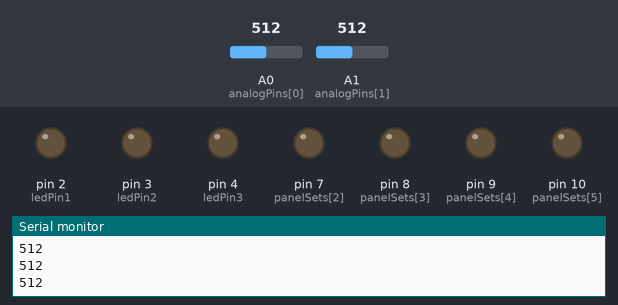
Simulated run of this sketch. Board: Arduino Uno, built with avr-gcc and run on an emulated ATmega328P. On the bench: output pins drawn as LEDs (lit = HIGH), the last lines printed to the serial monitor. Inputs (shaded band) come from the test bench; at power-on: A0 (analogPins[0]) = 512, A1 (analogPins[1]) = 512. Pins used as bus, display or sensor lines are not drawn.

Above: at 1.2 s.
1.3 s: A0 (analogPins[0]) set to 884
2.8 s: A0 (analogPins[0]) set to 912
At 3.8 s:
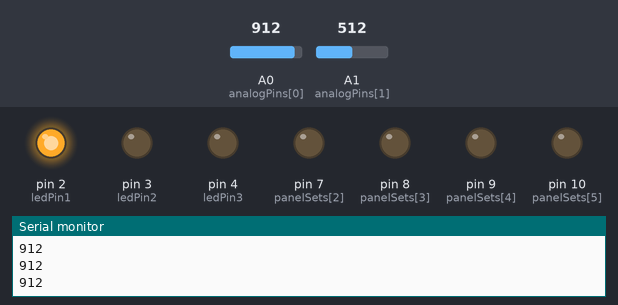
At 9.1 s:
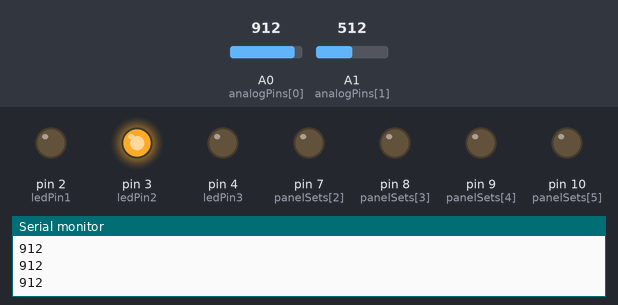
Timing chart, 0 to 19.3 s (numbered marks = the images above; inputs shaded):
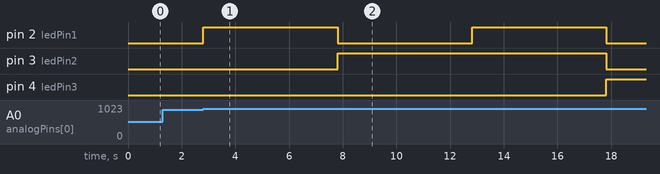

Measured:
- the behaviour switches between 899 and 900 on A0 (analogPins[0]) (found by bisection; images 0 and 1)
- after the input at 2.8 s, pin 2 (ledPin1): alternates HIGH for 5.0 s and LOW for 5.0 s, starting at once; pin 3 (ledPin2): LOW → HIGH after 5.0 s, → LOW 10.0 s later; pin 4 (ledPin3): LOW → HIGH after 15.0 s

The sketch:

solarSimV5.ino
```cpp
const byte analogPins[] ={A0, A1, A2, A3, A4, A5};
const byte panelSets[] = {5, 6, 7, 8, 9, 10};
const int number_of_panelSets = 2;
int iterator = 0;
const int ledPin1 = 2;
const int ledPin2 = 3;
const int ledPin3 = 4;
const int threshold = 900;
const int highVoltageCheckTime = 5000;
const int voltageCheckTime = 200;

void setup() {
  pinMode(analogPins[0], INPUT);
  pinMode(analogPins[1], INPUT);
  pinMode(analogPins[2], INPUT);
  pinMode(analogPins[3], INPUT);
  pinMode(analogPins[4], INPUT);
  pinMode(analogPins[5], INPUT);
  pinMode(panelSets[0], OUTPUT);
  pinMode(panelSets[1], OUTPUT);
  pinMode(panelSets[2], OUTPUT);
  pinMode(panelSets[3], OUTPUT);
  pinMode(panelSets[4], OUTPUT);
  pinMode(panelSets[5], OUTPUT);
  pinMode(ledPin1, OUTPUT);
  pinMode(ledPin2, OUTPUT);
  pinMode(ledPin3, OUTPUT);
  Serial.begin(9600);
}

void loop() {
  int analogPin = analogPins[iterator];
  int panelRelay = panelSets[iterator];
  digitalWrite(panelRelay, HIGH);
  int analogValue = analogRead(analogPin);

  if (digitalRead(ledPin1) == 0 || digitalRead(ledPin2) == 0 || digitalRead(ledPin3) == 0) {
    if (analogValue >= threshold) {
      digitalWrite(ledPin1, HIGH);
      delayTime(highVoltageCheckTime, analogPin);
      analogValue = analogRead(analogPin);
      if (analogValue >= threshold) {
        digitalWrite(ledPin2, HIGH);
        digitalWrite(ledPin1, LOW);
        delayTime(highVoltageCheckTime, analogPin);
        analogValue = analogRead(analogPin);
        if (analogValue >= threshold) {
          digitalWrite(ledPin1, HIGH);
          delayTime(highVoltageCheckTime, analogPin);
          analogValue = analogRead(analogPin);
          if (analogValue >= threshold) {
            digitalWrite(ledPin3, HIGH);
            digitalWrite(ledPin1, LOW);
            digitalWrite(ledPin2, LOW);
            delayTime(highVoltageCheckTime, analogPin);
            analogValue = analogRead(analogPin);
            if (analogValue >= threshold) {
              digitalWrite(ledPin3, HIGH);
              digitalWrite(ledPin1, HIGH);
              digitalWrite(ledPin2, LOW);
              delayTime(highVoltageCheckTime, analogPin);
              analogValue = analogRead(analogPin);
              if (analogValue >= threshold) {
                digitalWrite(ledPin3, HIGH);
                digitalWrite(ledPin1, LOW);
                digitalWrite(ledPin2, HIGH);
                delayTime(highVoltageCheckTime, analogPin);
                analogValue = analogRead(analogPin);
                if (analogValue >= threshold) {
                  digitalWrite(ledPin3, HIGH);
                  digitalWrite(ledPin1, HIGH);
                  digitalWrite(ledPin2, HIGH);
                  delayTime(highVoltageCheckTime, analogPin);
                  analogValue = analogRead(analogPin);
                }
              }
            }
          }
        }
      }
    }
  }

  if (analogValue < threshold) {
    digitalWrite(ledPin1, LOW);
    digitalWrite(ledPin2, LOW);
    digitalWrite(ledPin3, LOW);
    digitalWrite(panelRelay, LOW);
    iterator++;
  }

  if (iterator == number_of_panelSets) {
    iterator = 0;
  }

  Serial.println(analogValue);
  delay(voltageCheckTime);
}

void delayTime(int number_of_milliseconds, int analogPin) {
  int counter = 0;
  while (counter < (number_of_milliseconds / voltageCheckTime)) {
    int analogValue = analogRead(analogPin);
    Serial.println(analogValue);
    counter++;
    delay(voltageCheckTime);
  }
}
```
